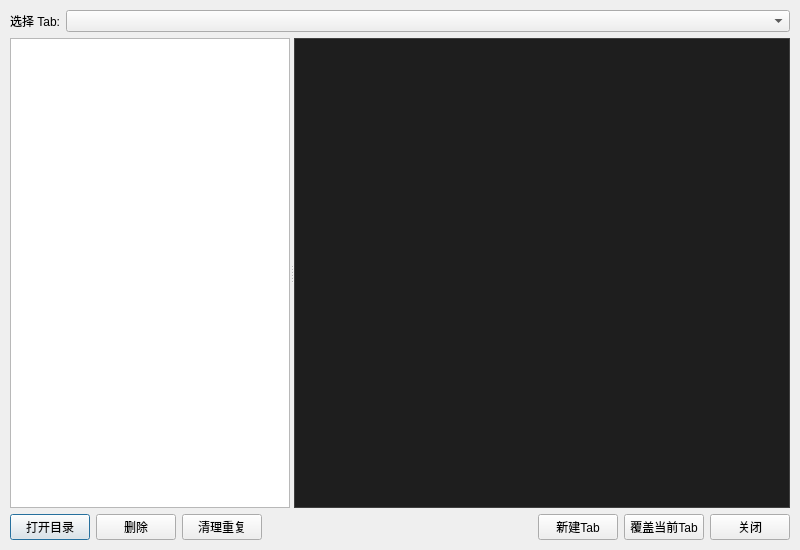
<?xml version="1.0" encoding="UTF-8"?>
<ui version="4.0">
 <class>HistoryDialog</class>
 <widget class="QDialog" name="HistoryDialog">
  <property name="geometry">
   <rect>
    <x>0</x>
    <y>0</y>
    <width>800</width>
    <height>550</height>
   </rect>
  </property>
  <property name="windowTitle">
   <string>历史版本管理</string>
  </property>
  <layout class="QVBoxLayout" name="main_layout">
   <property name="spacing">
    <number>6</number>
   </property>
   <property name="leftMargin">
    <number>10</number>
   </property>
   <property name="topMargin">
    <number>10</number>
   </property>
   <property name="rightMargin">
    <number>10</number>
   </property>
   <property name="bottomMargin">
    <number>10</number>
   </property>
   <item>
    <layout class="QHBoxLayout" name="top_layout">
     <property name="spacing">
      <number>6</number>
     </property>
     <item>
      <widget class="QLabel" name="tab_label">
       <property name="text">
        <string>选择 Tab:</string>
       </property>
      </widget>
     </item>
     <item>
      <widget class="QComboBox" name="tab_combo">
       <property name="sizePolicy">
        <sizepolicy hsizetype="Expanding" vsizetype="Fixed">
         <horstretch>1</horstretch>
         <verstretch>0</verstretch>
        </sizepolicy>
       </property>
      </widget>
     </item>
    </layout>
   </item>
   <item>
    <widget class="QSplitter" name="splitter">
     <property name="orientation">
      <enum>Qt::Horizontal</enum>
     </property>
     <widget class="QListWidget" name="version_list">
      <property name="maximumSize">
       <size>
        <width>280</width>
        <height>16777215</height>
       </size>
      </property>
     </widget>
     <widget class="QPlainTextEdit" name="preview_text">
      <property name="styleSheet">
       <string>QPlainTextEdit {
    background-color: #1e1e1e;
    color: #d4d4d4;
    border: 1px solid #404040;
    font-family: Consolas, Monaco, 'Courier New', monospace;
    font-size: 10pt;
}</string>
      </property>
      <property name="readOnly">
       <bool>true</bool>
      </property>
     </widget>
    </widget>
   </item>
   <item>
    <layout class="QHBoxLayout" name="btn_layout">
     <property name="spacing">
      <number>6</number>
     </property>
     <item>
      <widget class="QPushButton" name="open_dir_btn">
       <property name="text">
        <string>打开目录</string>
       </property>
      </widget>
     </item>
     <item>
      <widget class="QPushButton" name="delete_btn">
       <property name="text">
        <string>删除</string>
       </property>
      </widget>
     </item>
     <item>
      <widget class="QPushButton" name="cleanup_dup_btn">
       <property name="text">
        <string>清理重复</string>
       </property>
      </widget>
     </item>
     <item>
      <spacer name="btn_spacer">
       <property name="orientation">
        <enum>Qt::Horizontal</enum>
       </property>
       <property name="sizeHint" stdset="0">
        <size>
         <width>40</width>
         <height>20</height>
        </size>
       </property>
      </spacer>
     </item>
     <item>
      <widget class="QPushButton" name="new_tab_btn">
       <property name="text">
        <string>新建Tab</string>
       </property>
      </widget>
     </item>
     <item>
      <widget class="QPushButton" name="restore_btn">
       <property name="text">
        <string>覆盖当前Tab</string>
       </property>
      </widget>
     </item>
     <item>
      <widget class="QPushButton" name="close_btn">
       <property name="text">
        <string>关闭</string>
       </property>
      </widget>
     </item>
    </layout>
   </item>
  </layout>
 </widget>
 <resources/>
 <connections>
  <connection>
   <sender>close_btn</sender>
   <signal>clicked()</signal>
   <receiver>HistoryDialog</receiver>
   <slot>reject()</slot>
   <hints>
    <hint type="sourcelabel">
     <x>750</x>
     <y>520</y>
    </hint>
    <hint type="destinationlabel">
     <x>400</x>
     <y>275</y>
    </hint>
   </hints>
  </connection>
 </connections>
</ui>
